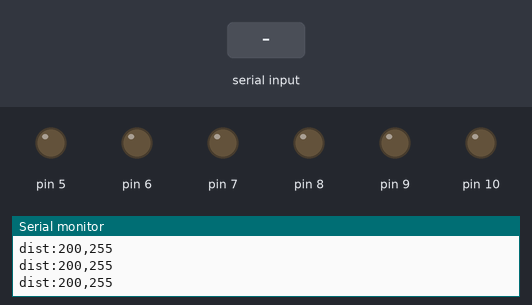
The program below on a simulated Arduino Uno, built with avr-gcc and run on an emulated ATmega328P. Parts: output pins drawn as LEDs (lit = HIGH), the last lines printed to the serial monitor. The test bench sets the inputs (shaded band).

Above: at 1.2 s.
1.3 s: "m1:90\n" received over Serial
At 2.4 s:
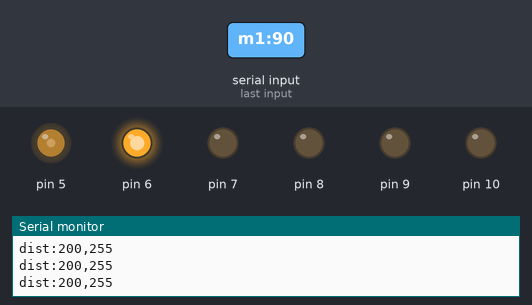
2.8 s: "m2:90\n" received over Serial
At 3.6 s:
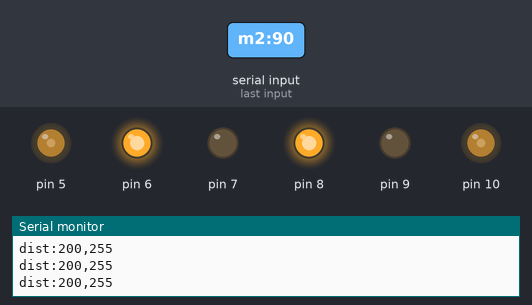
4.3 s: "m1:\n" received over Serial
At 4.7 s:
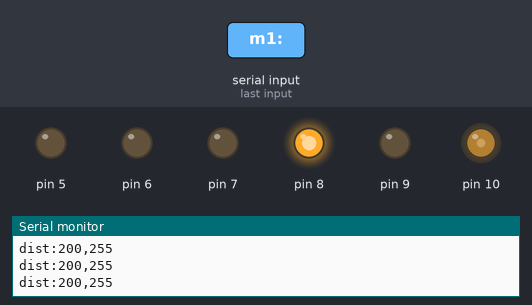
Timing chart, 0 to 7.3 s (numbered marks = the images above; inputs shaded):
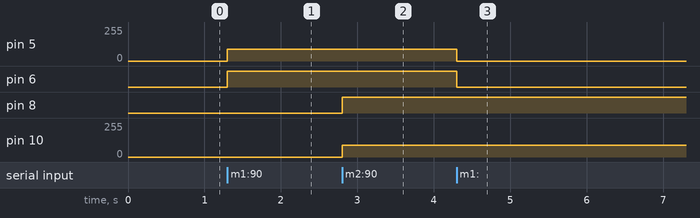

The program:

main.cpp
```cpp
#include <Arduino.h>
#include "MotorControl.h"

// --- Configuración de Pines ---
const int ENA = 5;  // PWM Motor Izq
const int IN1 = 6;
const int IN2 = 7;
const int ENB = 10; // PWM Motor Der
const int IN3 = 8;
const int IN4 = 9;

// Instancia de control de motores
MotorControl motores(ENA, IN1, IN2, ENB, IN3, IN4);

void setup() {
  Serial.begin(115200);

  motores.begin();

  Serial.println("Arduino Uno listo para comandos (Motores modularizados).");
}

void loop() {
  // Escuchar comandos del Wemos (m1:val, m2:val)
  if (Serial.available()) {
    String cmd = Serial.readStringUntil('\n');

    if (cmd.startsWith("m1:")) {
      motores.mover(1, cmd.substring(3).toInt());
    } else if (cmd.startsWith("m2:")) {
      motores.mover(2, cmd.substring(3).toInt());
    }
  }

  // Ejemplo de telemetría (se enviaría al Wemos cada cierto tiempo)
  static unsigned long lastSent = 0;
  if (millis() - lastSent > 200) {
    lastSent = millis();
    // Formato que la web ya entiende: dist:F,B
    int distF = 200; // Ejemplo
    int distB = 255; // Ejemplo
    Serial.print("dist:");
    Serial.print(distF);
    Serial.print(",");
    Serial.println(distB);
  }
}
```

MotorControl.cpp
```cpp
#include "MotorControl.h"

MotorControl::MotorControl(int ena, int in1, int in2, int enb, int in3, int in4)
    : _ena(ena), _in1(in1), _in2(in2), _enb(enb), _in3(in3), _in4(in4) {}

void MotorControl::begin() {
    pinMode(_ena, OUTPUT);
    pinMode(_in1, OUTPUT);
    pinMode(_in2, OUTPUT);
    pinMode(_enb, OUTPUT);
    pinMode(_in3, OUTPUT);
    pinMode(_in4, OUTPUT);
}

void MotorControl::mover(int motor, int velocidad) {
    int pwPin = (motor == 1) ? _ena : _enb;
    int inA = (motor == 1) ? _in1 : _in3;
    int inB = (motor == 1) ? _in2 : _in4;

    if (velocidad == 0) {
        digitalWrite(inA, LOW);
        digitalWrite(inB, LOW);
        analogWrite(pwPin, 0);
    } else if (velocidad > 0) {
        digitalWrite(inA, HIGH);
        digitalWrite(inB, LOW);
        analogWrite(pwPin, min(255, velocidad));
    } else {
        digitalWrite(inA, LOW);
        digitalWrite(inB, HIGH);
        analogWrite(pwPin, min(255, abs(velocidad)));
    }
}

void MotorControl::detenerTodo() {
    mover(1, 0);
    mover(2, 0);
}
```

MotorControl.h
```cpp
#ifndef MOTOR_CONTROL_H
#define MOTOR_CONTROL_H

#include <Arduino.h>

class MotorControl {
public:
    MotorControl(int ena, int in1, int in2, int enb, int in3, int in4);

    void begin();
    void mover(int motor, int velocidad);
    void detenerTodo();

private:
    int _ena, _in1, _in2;
    int _enb, _in3, _in4;
};

#endif
```

Measured:
- after the input at 1.3 s, pin 5: 0/255 → 90/255 at once; pin 6: LOW → HIGH at once
- after the input at 2.8 s, pin 8: LOW → HIGH at once; pin 10: 0/255 → 90/255 at once
- after the input at 4.3 s, pin 5: 90/255 → 0/255 at once; pin 6: HIGH → LOW at once
